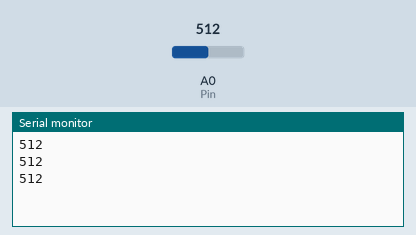
This sketch was run on a simulated Arduino Uno, built with avr-gcc and run on an emulated ATmega328P. On the bench: the last lines printed to the serial monitor. Inputs (shaded band) come from the test bench; at power-on: A0 (Pin) = 512.

Above: at 1.3 s.
1.4 s: A0 (Pin) set to 716
At 1.9 s:
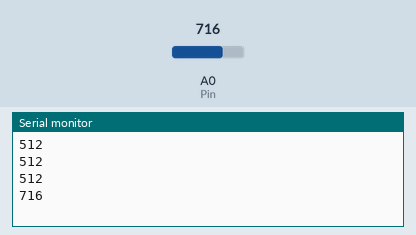
2.9 s: A0 (Pin) set to 900
At 3.4 s:
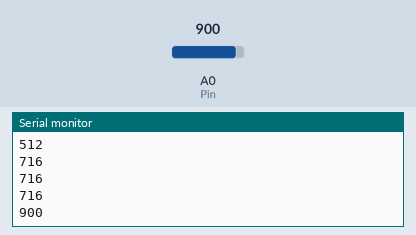
Timing chart, 0 to 5.9 s (numbered marks = the images above; inputs shaded):
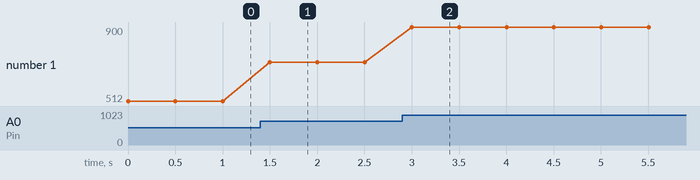

Measured:
- after the input at 1.4 s, the serial monitor: prints a new line after 0.10 s (image 1)
- after the input at 2.9 s, the serial monitor: prints a new line after 0.10 s (image 2)
- plotted number 1: 512 → 716 after the input at 1.4 s, 716 → 900 after the input at 2.9 s

The sketch:

Test_sensor.ino
```cpp
const int Pin=A0;

void setup() {
    pinMode(Pin, INPUT);
    Serial.begin(9600);
}

void loop() {
  int sensorValue = analogRead(Pin);
  Serial.println(sensorValue);
  delay(500);
}
```
